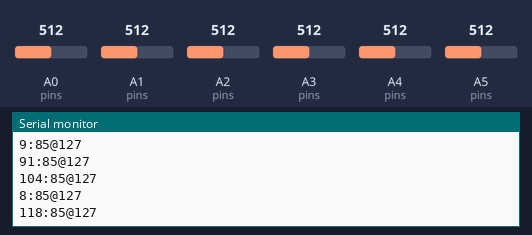
Bench run of a sketch on a simulated Arduino Uno, built with avr-gcc and run on an emulated ATmega328P. Shown: the last lines printed to the serial monitor. The test bench sets the inputs (shaded band); at power-on: A0 (pins) = 512, A1 (pins) = 512, A2 (pins) = 512, A3 (pins) = 512, A4 (pins) = 512, A5 (pins) = 512.

Above: at 1.2 s.
1.3 s: A0 (pins) set to 30
At 1.8 s:
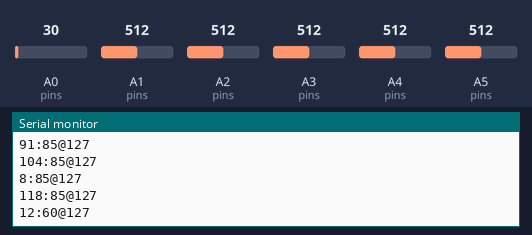
2.8 s: A1 (pins) set to 30
At 3.9 s:
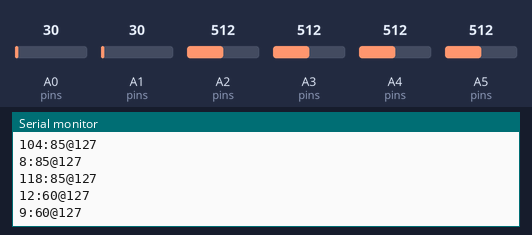
4.3 s: A2 (pins) set to 30
At 5.3 s:
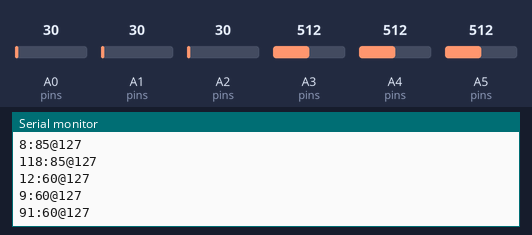
5.8 s: A3 (pins) set to 30
At 6.7 s:
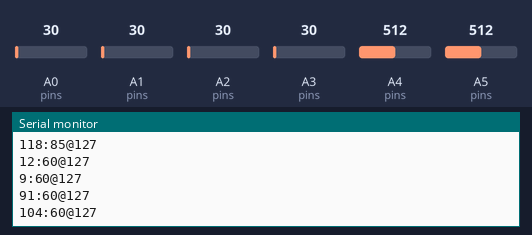
7.3 s: A4 (pins) set to 30
At 7.6 s:
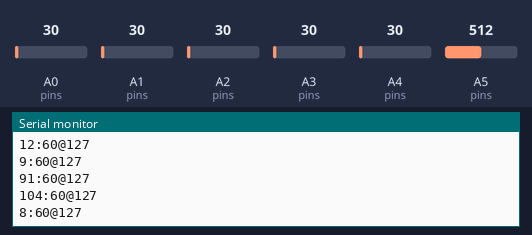
8.8 s: A5 (pins) set to 30
At 10.3 s:
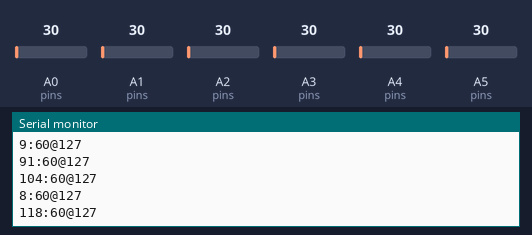
Timing chart, 0 to 11.3 s (numbered marks = the images above; inputs shaded):
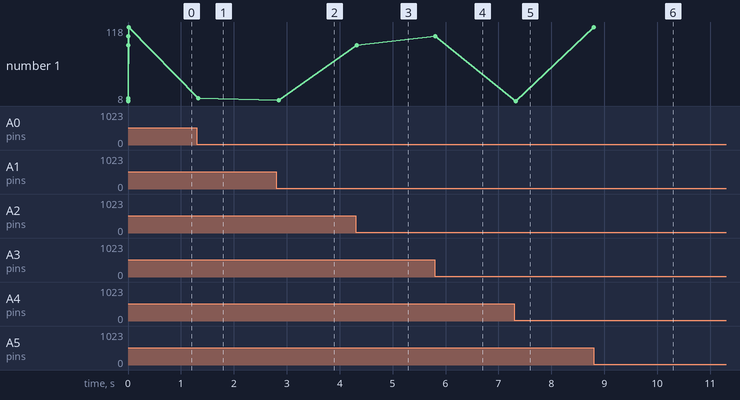

Measured:
- after the input at 1.3 s, the serial monitor: prints a new line at once (image 1)
- after the input at 2.8 s, the serial monitor: prints a new line after 0.05 s (image 2)
- after the input at 4.3 s, the serial monitor: prints a new line at once (image 3)
- after the input at 5.8 s, the serial monitor: prints a new line at once (image 4)
- after the input at 7.3 s, the serial monitor: prints a new line at once (image 5)
- after the input at 8.8 s, the serial monitor: prints a new line at once (image 6)
- plotted number 1: 9 → 91 after the input at 4.3 s, 91 → 104 after the input at 5.8 s, 104 → 8 after the input at 7.3 s, 8 → 118 after the input at 8.8 s

The sketch:

Transmitter.ino
```cpp
int changeBarrier = 2;
int entryBarrier = 10;
int maximumValue = 85;
int calibration = 2;

int pinCount = 6;
int pins[] = {A0,A1,A2,A3,A4,A5};
int vals[] = {0,0,0,0,0,0};
byte instruments[] = {12, 9, 91, 104, 8, 118};

void setup() {
  Serial.begin(57600);
}

void loop() {
  String s;
  int val;

  for (int i = 0; i < pinCount; i++) {
    val = getAnalogValue(pins[i]);

    if (val == vals[i]) continue;

    if (val < entryBarrier) {
      vals[i] = val;
      continue;
    }

    if (abs(val - vals[i]) <= changeBarrier && val < maximumValue) {
      continue;
    }

    vals[i] = val;

    s = String(instruments[i]) + ":" + String(val) + "@127";
    Serial.println(s);
  }

  delay(50);
}

int getAnalogValue(int pin) {
  int val = analogRead(pin);

  //s = "I=" + String(i) + " AR=" + String(val);
  //Serial.println(s);

  val = int(float(val) * calibration);

  if (val > maximumValue) val = maximumValue;
  if (val < entryBarrier) val = 0;

  return val;
}
```
